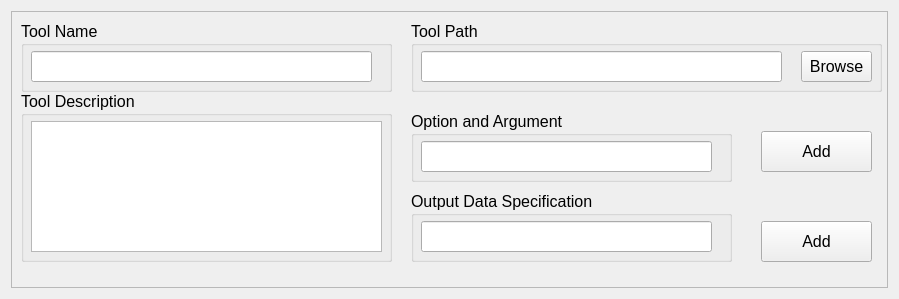
          <widget class="QWidget" name="scrollAreaWidgetContents_2">
           <property name="geometry">
            <rect>
             <x>0</x>
             <y>0</y>
             <width>899</width>
             <height>299</height>
            </rect>
           </property>
           <layout class="QVBoxLayout" name="verticalLayout_4">
            <item>
             <widget class="QFrame" name="toolSpecification_frame">
              <property name="frameShape">
               <enum>QFrame::StyledPanel</enum>
              </property>
              <property name="frameShadow">
               <enum>QFrame::Raised</enum>
              </property>
              <widget class="QGroupBox" name="outputSpecification_groupBox">
               <property name="geometry">
                <rect>
                 <x>400</x>
                 <y>180</y>
                 <width>321</width>
                 <height>71</height>
                </rect>
               </property>
               <property name="font">
                <font>
                 <family>Arial</family>
                 <pointsize>12</pointsize>
                </font>
               </property>
               <property name="toolTip">
                <string>Specify what data should be extracted from the tool's output</string>
               </property>
               <property name="title">
                <string>Output Data Specification</string>
               </property>
               <widget class="QLineEdit" name="outputSpecification_lineEdit">
                <property name="geometry">
                 <rect>
                  <x>10</x>
                  <y>30</y>
                  <width>291</width>
                  <height>31</height>
                 </rect>
                </property>
                <property name="font">
                 <font>
                  <pointsize>14</pointsize>
                 </font>
                </property>
               </widget>
              </widget>
              <widget class="QGroupBox" name="optionArgument_groupBox">
               <property name="geometry">
                <rect>
                 <x>400</x>
                 <y>100</y>
                 <width>321</width>
                 <height>71</height>
                </rect>
               </property>
               <property name="font">
                <font>
                 <family>Arial</family>
                 <pointsize>12</pointsize>
                </font>
               </property>
               <property name="toolTip">
                <string>Specify any custom functionality for the tool</string>
               </property>
               <property name="title">
                <string>Option and Argument</string>
               </property>
               <widget class="QLineEdit" name="optionArgument_lineEdit">
                <property name="geometry">
                 <rect>
                  <x>10</x>
                  <y>30</y>
                  <width>291</width>
                  <height>31</height>
                 </rect>
                </property>
                <property name="font">
                 <font>
                  <family>Arial</family>
                  <pointsize>14</pointsize>
                 </font>
                </property>
               </widget>
              </widget>
              <widget class="QGroupBox" name="toolDescription_groupBox">
               <property name="geometry">
                <rect>
                 <x>10</x>
                 <y>80</y>
                 <width>371</width>
                 <height>171</height>
                </rect>
               </property>
               <property name="font">
                <font>
                 <family>Arial</family>
                 <pointsize>12</pointsize>
                </font>
               </property>
               <property name="toolTip">
                <string>Write in a helpful description of the tool being added</string>
               </property>
               <property name="title">
                <string>Tool Description</string>
               </property>
               <widget class="QTextEdit" name="toolDescription_textEdit">
                <property name="geometry">
                 <rect>
                  <x>10</x>
                  <y>30</y>
                  <width>351</width>
                  <height>131</height>
                 </rect>
                </property>
                <property name="font">
                 <font>
                  <pointsize>14</pointsize>
                 </font>
                </property>
               </widget>
              </widget>
              <widget class="QGroupBox" name="toolName_groupBox">
               <property name="geometry">
                <rect>
                 <x>10</x>
                 <y>10</y>
                 <width>371</width>
                 <height>71</height>
                </rect>
               </property>
               <property name="font">
                <font>
                 <family>Arial</family>
                 <pointsize>12</pointsize>
                </font>
               </property>
               <property name="toolTip">
                <string>Name of the tool to be added</string>
               </property>
               <property name="title">
                <string>Tool Name</string>
               </property>
               <widget class="QLineEdit" name="toolName_lineEdit">
                <property name="geometry">
                 <rect>
                  <x>10</x>
                  <y>30</y>
                  <width>341</width>
                  <height>31</height>
                 </rect>
                </property>
                <property name="font">
                 <font>
                  <pointsize>14</pointsize>
                 </font>
                </property>
                <property name="text">
                 <string/>
                </property>
               </widget>
              </widget>
              <widget class="QGroupBox" name="toolPath_groupBox">
               <property name="geometry">
                <rect>
                 <x>400</x>
                 <y>10</y>
                 <width>471</width>
                 <height>71</height>
                </rect>
               </property>
               <property name="font">
                <font>
                 <family>Arial</family>
                 <pointsize>12</pointsize>
                </font>
               </property>
               <property name="toolTip">
                <string>File directory path to tool</string>
               </property>
               <property name="title">
                <string>Tool Path</string>
               </property>
               <widget class="QLineEdit" name="toolPath_lineEdit">
                <property name="geometry">
                 <rect>
                  <x>10</x>
                  <y>30</y>
                  <width>361</width>
                  <height>31</height>
                 </rect>
                </property>
                <property name="font">
                 <font>
                  <family>Arial</family>
                  <pointsize>14</pointsize>
                 </font>
                </property>
                <property name="text">
                 <string/>
                </property>
               </widget>
               <widget class="QPushButton" name="browseToolPath_pushButton">
                <property name="geometry">
                 <rect>
                  <x>390</x>
                  <y>30</y>
                  <width>71</width>
                  <height>31</height>
                 </rect>
                </property>
                <property name="font">
                 <font>
                  <family>Arial</family>
                  <pointsize>12</pointsize>
                 </font>
                </property>
                <property name="cursor">
                 <cursorShape>PointingHandCursor</cursorShape>
                </property>
                <property name="styleSheet">
                 <string notr="true"/>
                </property>
                <property name="text">
                 <string>Browse</string>
                </property>
               </widget>
              </widget>
              <widget class="QPushButton" name="addOutputSpecification_pushButton">
               <property name="geometry">
                <rect>
                 <x>750</x>
                 <y>210</y>
                 <width>111</width>
                 <height>41</height>
                </rect>
               </property>
               <property name="font">
                <font>
                 <family>Arial</family>
                 <pointsize>12</pointsize>
                </font>
               </property>
               <property name="cursor">
                <cursorShape>PointingHandCursor</cursorShape>
               </property>
               <property name="styleSheet">
                <string notr="true"/>
               </property>
               <property name="text">
                <string>Add</string>
               </property>
              </widget>
              <widget class="QPushButton" name="addOptionArgument_pushButton">
               <property name="geometry">
                <rect>
                 <x>750</x>
                 <y>120</y>
                 <width>111</width>
                 <height>41</height>
                </rect>
               </property>
               <property name="font">
                <font>
                 <family>Arial</family>
                 <pointsize>12</pointsize>
                </font>
               </property>
               <property name="cursor">
                <cursorShape>PointingHandCursor</cursorShape>
               </property>
               <property name="styleSheet">
                <string notr="true"/>
               </property>
               <property name="text">
                <string>Add</string>
               </property>
              </widget>
             </widget>
            </item>
           </layout>
          </widget>
